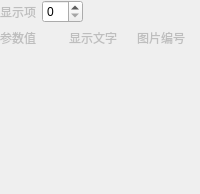
          <widget class="QWidget" name="disEnumpage">
           <layout class="QGridLayout" name="gridLayout_15">
            <property name="leftMargin">
             <number>0</number>
            </property>
            <property name="topMargin">
             <number>0</number>
            </property>
            <property name="rightMargin">
             <number>0</number>
            </property>
            <property name="bottomMargin">
             <number>0</number>
            </property>
            <item row="1" column="0" colspan="2">
             <layout class="QHBoxLayout" name="horizontalLayout_26" stretch="0,0,0">
              <item>
               <widget class="QLabel" name="label_27">
                <property name="enabled">
                 <bool>false</bool>
                </property>
                <property name="text">
                 <string>参数值</string>
                </property>
               </widget>
              </item>
              <item>
               <widget class="QLabel" name="label_31">
                <property name="enabled">
                 <bool>false</bool>
                </property>
                <property name="text">
                 <string>显示文字</string>
                </property>
               </widget>
              </item>
              <item>
               <widget class="QLabel" name="label_37">
                <property name="enabled">
                 <bool>false</bool>
                </property>
                <property name="text">
                 <string>图片编号</string>
                </property>
               </widget>
              </item>
             </layout>
            </item>
            <item row="2" column="0" colspan="2">
             <layout class="QGridLayout" name="gridLayout_14" columnstretch="0"/>
            </item>
            <item row="3" column="1">
             <spacer name="verticalSpacer_8">
              <property name="orientation">
               <enum>Qt::Vertical</enum>
              </property>
              <property name="sizeHint" stdset="0">
               <size>
                <width>20</width>
                <height>147</height>
               </size>
              </property>
             </spacer>
            </item>
            <item row="0" column="0" colspan="2">
             <layout class="QHBoxLayout" name="horizontalLayout_59">
              <item>
               <widget class="QLabel" name="label_75">
                <property name="enabled">
                 <bool>false</bool>
                </property>
                <property name="text">
                 <string>显示项</string>
                </property>
               </widget>
              </item>
              <item>
               <widget class="QSpinBox" name="disEnumNumber"/>
              </item>
              <item>
               <spacer name="horizontalSpacer_7">
                <property name="orientation">
                 <enum>Qt::Horizontal</enum>
                </property>
                <property name="sizeHint" stdset="0">
                 <size>
                  <width>40</width>
                  <height>20</height>
                 </size>
                </property>
               </spacer>
              </item>
             </layout>
            </item>
           </layout>
          </widget>
